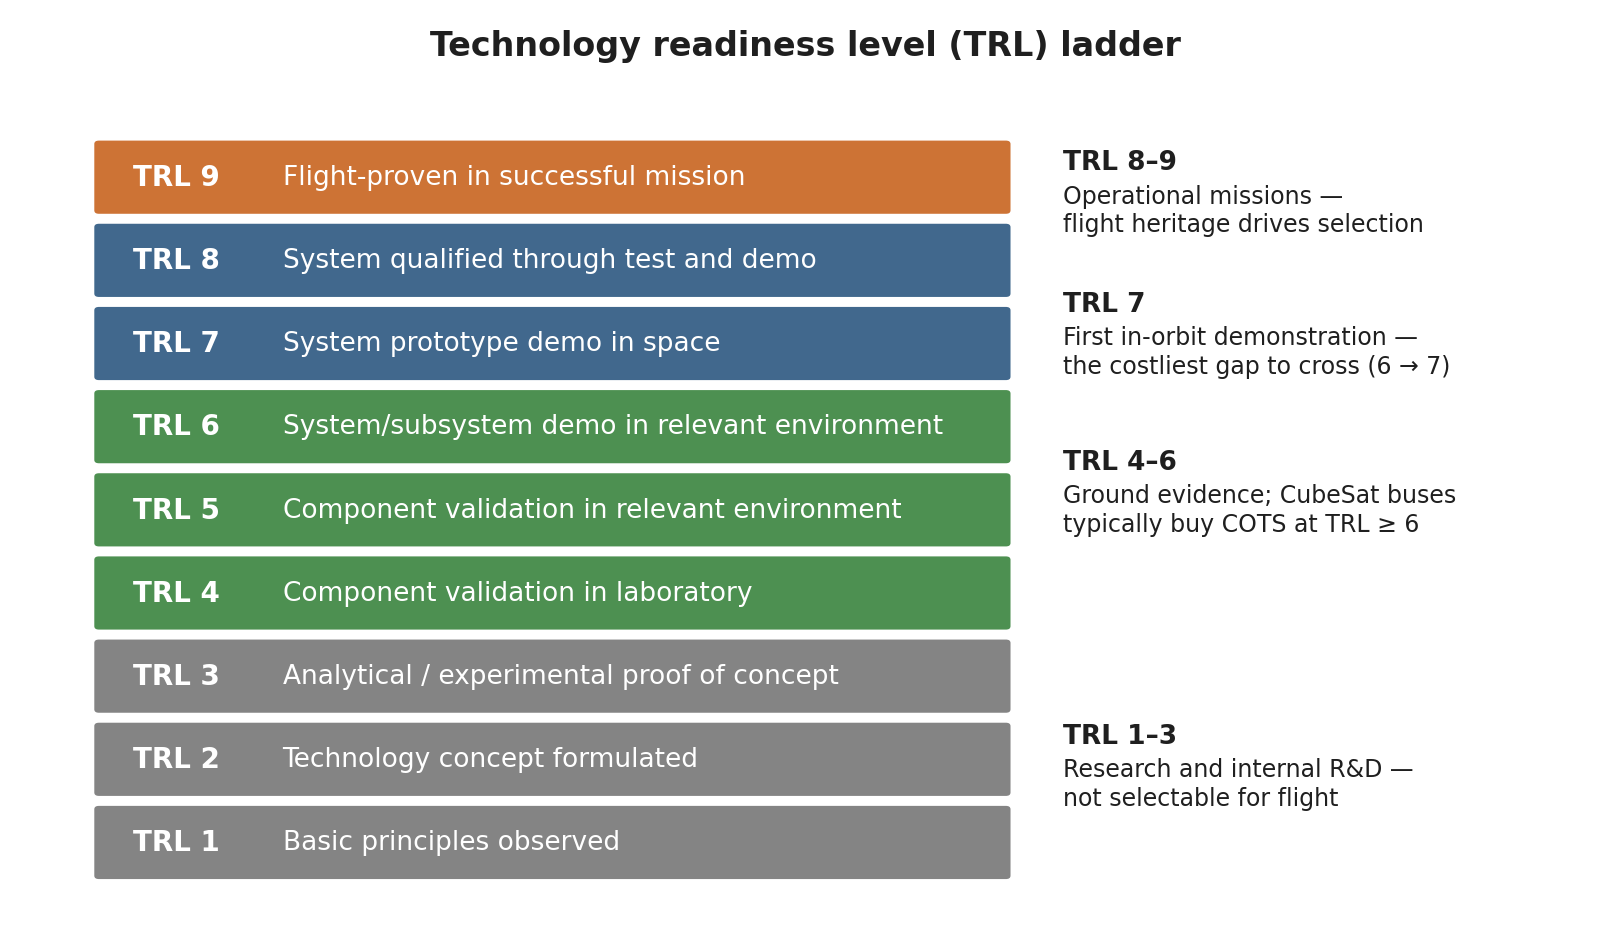

Python code for this plot:
"""Technology readiness level ladder with the evidence environment for each band."""
from pathlib import Path

import matplotlib.pyplot as plt
from matplotlib.patches import FancyBboxPatch
from oer_style import apply_style, COLORS, save

apply_style()
fig, ax = plt.subplots(figsize=(10.0, 5.4))
ax.set_xlim(0, 13.5)
ax.set_ylim(0, 10)
ax.axis("off")
ax.set_title("Technology readiness level (TRL) ladder", pad=8)

trls = [
    (1, "Basic principles observed",               COLORS["grey"]),
    (2, "Technology concept formulated",           COLORS["grey"]),
    (3, "Analytical / experimental proof of concept", COLORS["grey"]),
    (4, "Component validation in laboratory",      COLORS["accent_3"]),
    (5, "Component validation in relevant environment", COLORS["accent_3"]),
    (6, "System/subsystem demo in relevant environment", COLORS["accent_3"]),
    (7, "System prototype demo in space",          COLORS["accent"]),
    (8, "System qualified through test and demo",  COLORS["accent"]),
    (9, "Flight-proven in successful mission",     COLORS["accent_2"]),
]
for idx, (trl, label, color) in enumerate(trls):
    y = idx + 0.4
    ax.add_patch(FancyBboxPatch((0.6, y), 7.9, 0.8, boxstyle="round,pad=0.04",
                                linewidth=0, facecolor=color, alpha=0.85))
    ax.text(0.9, y + 0.4, f"TRL {trl}", color="white", fontsize=10, fontweight="bold", va="center")
    ax.text(2.2, y + 0.4, label, color="white", fontsize=9.5, va="center")

notes = [
    ("TRL 1–3", "Research and internal R&D —\nnot selectable for flight", 1.6),
    ("TRL 4–6", "Ground evidence; CubeSat buses\ntypically buy COTS at TRL ≥ 6", 4.9),
    ("TRL 7",   "First in-orbit demonstration —\nthe costliest gap to cross (6 → 7)", 6.8),
    ("TRL 8–9", "Operational missions —\nflight heritage drives selection", 8.5),
]
for k, v, yc in notes:
    ax.text(9.0, yc + 0.32, k, fontsize=9.5, fontweight="bold", color=COLORS["ink"], va="bottom")
    ax.text(9.0, yc + 0.22, v, fontsize=8.5, color=COLORS["ink"], va="top", linespacing=1.25)

save(fig, Path(__file__).stem)
